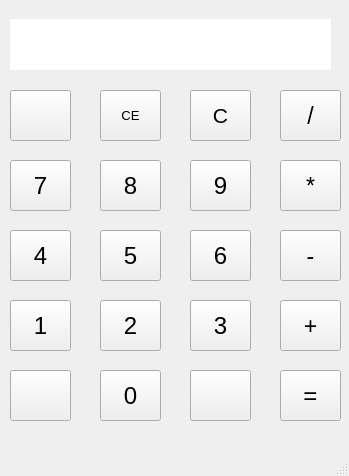
<?xml version="1.0" encoding="UTF-8"?>
<ui version="4.0">
 <class>MainWindow</class>
 <widget class="QMainWindow" name="MainWindow">
  <property name="geometry">
   <rect>
    <x>0</x>
    <y>0</y>
    <width>349</width>
    <height>476</height>
   </rect>
  </property>
  <property name="windowTitle">
   <string>MainWindow</string>
  </property>
  <widget class="QWidget" name="centralwidget">
   <widget class="QLabel" name="mainlabel">
    <property name="geometry">
     <rect>
      <x>10</x>
      <y>19</y>
      <width>321</width>
      <height>51</height>
     </rect>
    </property>
    <property name="font">
     <font>
      <family>맑은 고딕</family>
      <pointsize>16</pointsize>
      <weight>75</weight>
      <bold>true</bold>
     </font>
    </property>
    <property name="styleSheet">
     <string notr="true">background-color:rgb(255, 255, 255);</string>
    </property>
    <property name="text">
     <string/>
    </property>
    <property name="alignment">
     <set>Qt::AlignRight|Qt::AlignTrailing|Qt::AlignVCenter</set>
    </property>
   </widget>
   <widget class="QPushButton" name="pushButton">
    <property name="geometry">
     <rect>
      <x>10</x>
      <y>90</y>
      <width>61</width>
      <height>51</height>
     </rect>
    </property>
    <property name="font">
     <font>
      <pointsize>18</pointsize>
     </font>
    </property>
    <property name="text">
     <string/>
    </property>
   </widget>
   <widget class="QPushButton" name="clearbutton2">
    <property name="geometry">
     <rect>
      <x>100</x>
      <y>90</y>
      <width>61</width>
      <height>51</height>
     </rect>
    </property>
    <property name="font">
     <font>
      <pointsize>10</pointsize>
     </font>
    </property>
    <property name="text">
     <string>CE</string>
    </property>
   </widget>
   <widget class="QPushButton" name="clearbutton">
    <property name="geometry">
     <rect>
      <x>190</x>
      <y>90</y>
      <width>61</width>
      <height>51</height>
     </rect>
    </property>
    <property name="font">
     <font>
      <pointsize>16</pointsize>
     </font>
    </property>
    <property name="text">
     <string>C</string>
    </property>
   </widget>
   <widget class="QPushButton" name="divbutton">
    <property name="geometry">
     <rect>
      <x>280</x>
      <y>90</y>
      <width>61</width>
      <height>51</height>
     </rect>
    </property>
    <property name="font">
     <font>
      <pointsize>17</pointsize>
     </font>
    </property>
    <property name="text">
     <string>/</string>
    </property>
   </widget>
   <widget class="QPushButton" name="mulbutton">
    <property name="geometry">
     <rect>
      <x>280</x>
      <y>160</y>
      <width>61</width>
      <height>51</height>
     </rect>
    </property>
    <property name="font">
     <font>
      <pointsize>17</pointsize>
     </font>
    </property>
    <property name="text">
     <string>*</string>
    </property>
   </widget>
   <widget class="QPushButton" name="num9button">
    <property name="geometry">
     <rect>
      <x>190</x>
      <y>160</y>
      <width>61</width>
      <height>51</height>
     </rect>
    </property>
    <property name="font">
     <font>
      <pointsize>18</pointsize>
     </font>
    </property>
    <property name="text">
     <string>9</string>
    </property>
   </widget>
   <widget class="QPushButton" name="num7button">
    <property name="geometry">
     <rect>
      <x>10</x>
      <y>160</y>
      <width>61</width>
      <height>51</height>
     </rect>
    </property>
    <property name="font">
     <font>
      <pointsize>18</pointsize>
     </font>
    </property>
    <property name="text">
     <string>7</string>
    </property>
   </widget>
   <widget class="QPushButton" name="num8button">
    <property name="geometry">
     <rect>
      <x>100</x>
      <y>160</y>
      <width>61</width>
      <height>51</height>
     </rect>
    </property>
    <property name="font">
     <font>
      <pointsize>18</pointsize>
     </font>
    </property>
    <property name="text">
     <string>8</string>
    </property>
   </widget>
   <widget class="QPushButton" name="subbutton">
    <property name="geometry">
     <rect>
      <x>280</x>
      <y>230</y>
      <width>61</width>
      <height>51</height>
     </rect>
    </property>
    <property name="font">
     <font>
      <pointsize>17</pointsize>
     </font>
    </property>
    <property name="text">
     <string>-</string>
    </property>
   </widget>
   <widget class="QPushButton" name="num4button">
    <property name="geometry">
     <rect>
      <x>10</x>
      <y>230</y>
      <width>61</width>
      <height>51</height>
     </rect>
    </property>
    <property name="font">
     <font>
      <pointsize>18</pointsize>
     </font>
    </property>
    <property name="text">
     <string>4</string>
    </property>
   </widget>
   <widget class="QPushButton" name="num5button">
    <property name="geometry">
     <rect>
      <x>100</x>
      <y>230</y>
      <width>61</width>
      <height>51</height>
     </rect>
    </property>
    <property name="font">
     <font>
      <pointsize>18</pointsize>
     </font>
    </property>
    <property name="text">
     <string>5</string>
    </property>
   </widget>
   <widget class="QPushButton" name="num6button">
    <property name="geometry">
     <rect>
      <x>190</x>
      <y>230</y>
      <width>61</width>
      <height>51</height>
     </rect>
    </property>
    <property name="font">
     <font>
      <pointsize>18</pointsize>
     </font>
    </property>
    <property name="text">
     <string>6</string>
    </property>
   </widget>
   <widget class="QPushButton" name="addbutton">
    <property name="geometry">
     <rect>
      <x>280</x>
      <y>300</y>
      <width>61</width>
      <height>51</height>
     </rect>
    </property>
    <property name="font">
     <font>
      <pointsize>17</pointsize>
     </font>
    </property>
    <property name="text">
     <string>+</string>
    </property>
   </widget>
   <widget class="QPushButton" name="num1button">
    <property name="geometry">
     <rect>
      <x>10</x>
      <y>300</y>
      <width>61</width>
      <height>51</height>
     </rect>
    </property>
    <property name="font">
     <font>
      <pointsize>18</pointsize>
     </font>
    </property>
    <property name="text">
     <string>1</string>
    </property>
   </widget>
   <widget class="QPushButton" name="num3button">
    <property name="geometry">
     <rect>
      <x>190</x>
      <y>300</y>
      <width>61</width>
      <height>51</height>
     </rect>
    </property>
    <property name="font">
     <font>
      <pointsize>18</pointsize>
     </font>
    </property>
    <property name="text">
     <string>3</string>
    </property>
   </widget>
   <widget class="QPushButton" name="num2button">
    <property name="geometry">
     <rect>
      <x>100</x>
      <y>300</y>
      <width>61</width>
      <height>51</height>
     </rect>
    </property>
    <property name="font">
     <font>
      <pointsize>18</pointsize>
     </font>
    </property>
    <property name="text">
     <string>2</string>
    </property>
   </widget>
   <widget class="QPushButton" name="operbutton">
    <property name="geometry">
     <rect>
      <x>280</x>
      <y>370</y>
      <width>61</width>
      <height>51</height>
     </rect>
    </property>
    <property name="font">
     <font>
      <pointsize>18</pointsize>
     </font>
    </property>
    <property name="text">
     <string>=</string>
    </property>
   </widget>
   <widget class="QPushButton" name="pushButton_18">
    <property name="geometry">
     <rect>
      <x>10</x>
      <y>370</y>
      <width>61</width>
      <height>51</height>
     </rect>
    </property>
    <property name="font">
     <font>
      <pointsize>18</pointsize>
     </font>
    </property>
    <property name="text">
     <string/>
    </property>
   </widget>
   <widget class="QPushButton" name="pointbutton">
    <property name="geometry">
     <rect>
      <x>190</x>
      <y>370</y>
      <width>61</width>
      <height>51</height>
     </rect>
    </property>
    <property name="font">
     <font>
      <pointsize>18</pointsize>
     </font>
    </property>
    <property name="text">
     <string/>
    </property>
   </widget>
   <widget class="QPushButton" name="num0button">
    <property name="geometry">
     <rect>
      <x>100</x>
      <y>370</y>
      <width>61</width>
      <height>51</height>
     </rect>
    </property>
    <property name="font">
     <font>
      <pointsize>18</pointsize>
     </font>
    </property>
    <property name="text">
     <string>0</string>
    </property>
   </widget>
  </widget>
  <widget class="QMenuBar" name="menubar">
   <property name="geometry">
    <rect>
     <x>0</x>
     <y>0</y>
     <width>349</width>
     <height>21</height>
    </rect>
   </property>
  </widget>
  <widget class="QStatusBar" name="statusbar"/>
 </widget>
 <resources/>
 <connections/>
</ui>
